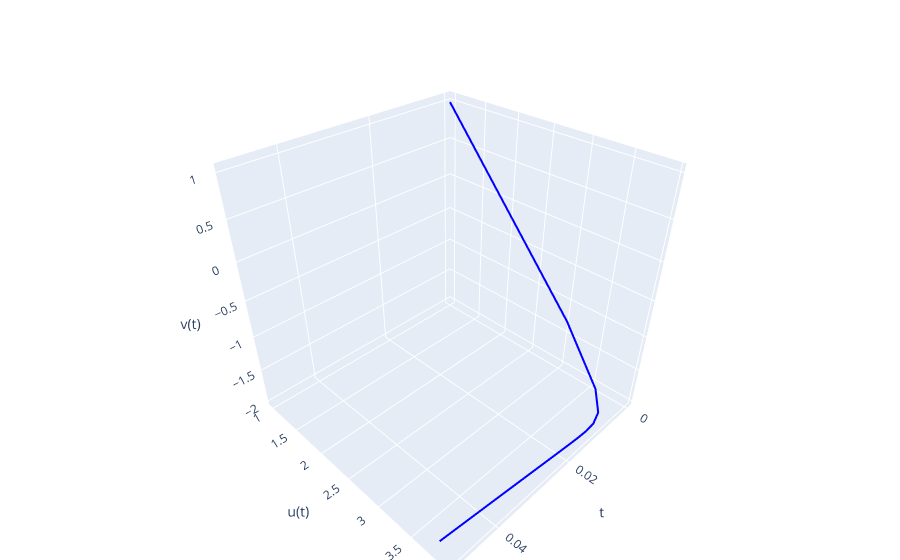

The code cell stored with this chart in its notebook:
### Code cell
u_values, v_values = implicit_euler_method_2(a, b, n, u_a, v_a)

fig = go.Figure(data=go.Scatter3d(
    x=x_values, y=u_values, z=v_values,
    mode='lines',
    line=dict(color='blue', width=4)
))

fig.update_layout(
    scene=dict(
        xaxis_title='t',
        yaxis_title='u(t)',
        zaxis_title='v(t)'
    ),
    margin=dict(l=0, r=0, b=0, t=40)
)

fig.show()

### Figure 1 — Plotly figure (JSON) as saved in the notebook; plotly's stock layout.template omitted (floating-point values rounded to 4 significant figures)
{"data": [{"line": {"color": "blue", "width": 4}, "mode": "lines", "type": "scatter3d", "x": [0.0, 0.0025, 0.005, 0.0075, 0.01, 0.0125, 0.015, 0.0175, 0.02, 0.0225, 0.025, 0.0275, 0.03, 0.0325, 0.035, 0.0375, 0.04, 0.0425, 0.045, 0.0475, 0.05], "y": [1.0, 3.133, 3.735, 3.9, 3.94, 3.945, 3.939, 3.93, 3.921, 3.911, 3.901, 3.892, 3.882, 3.872, 3.863, 3.853, 3.843, 3.834, 3.824, 3.815, 3.805], "z": [1.0, -1.138, -1.745, -1.915, -1.96, -1.969, -1.969, -1.965, -1.96, -1.956, -1.951, -1.946, -1.941, -1.936, -1.931, -1.926, -1.922, -1.917, -1.912, -1.907, -1.903]}], "layout": {"margin": {"b": 0, "l": 0, "r": 0, "t": 40}, "scene": {"xaxis": {"title": {"text": "t"}}, "yaxis": {"title": {"text": "u(t)"}}, "zaxis": {"title": {"text": "v(t)"}}}}}
